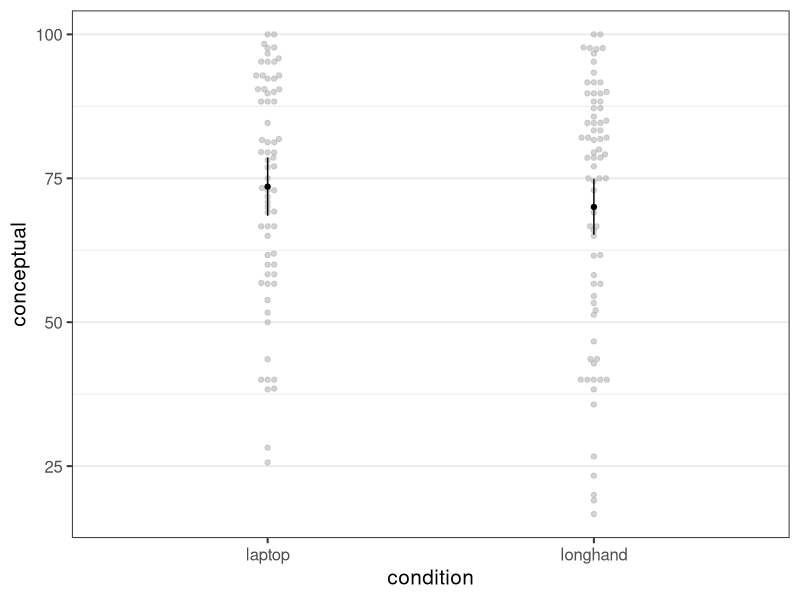
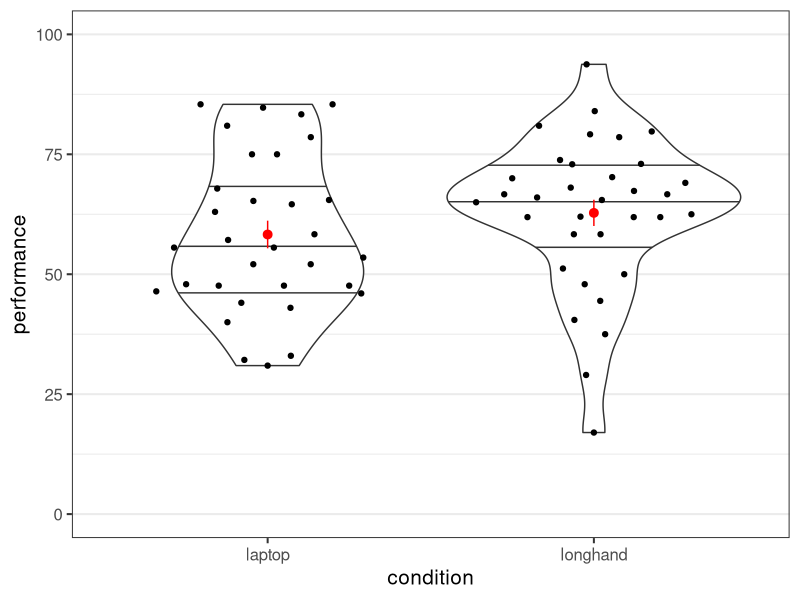

Write R code to recreate these figures, in order.
## ---- chunk 1
library("afex")
library("emmeans")
library("tidyverse")
theme_set(theme_bw(base_size = 15) + 
            theme(legend.position="bottom", 
                  panel.grid.major.x = element_blank()))
## ---- chunk 2
data("laptop_urry")
str(laptop_urry)
## ---- chunk 3
mc_urry <- aov_car(conceptual ~ condition + Error(pid), laptop_urry)
afex_plot(mc_urry, "condition")
## ---- chunk 4
mc_urry
## ---- chunk 5
emmeans(mc_urry, "condition")
## ---- chunk 6
library("afex")
library("emmeans")
library("tidyverse")
theme_set(theme_bw(base_size = 15) + 
            theme(legend.position="bottom", 
                  panel.grid.major.x = element_blank()))
## ---- chunk 7
mo2014 <- read_csv("data/Study 1 abbreviated data.csv")
glimpse(mo2014)
## ---- chunk 8
mo2014 <- mo2014 %>% 
  mutate(
    pid = factor(participant),
    condition = factor(LapLong, 
                      levels = c(0, 1),
                      labels = c("laptop", "longhand")),
    performance = (factualindex/perfectfactindexscore + 
                     conceptualindex/perfectconceptindexscore)/2 * 100
  ) %>% 
  select(pid, condition, performance)
## ---- chunk 9
ggplot(mo2014, aes(x = condition, y = performance)) +
  geom_violin(draw_quantiles = c(0.25, 0.5, 0.75)) +
  ggbeeswarm::geom_quasirandom() +
  stat_summary(colour = "red") +
  coord_cartesian(ylim = c(0, 100))
## ---- chunk 10
res2 <- aov_car(performance ~ condition + Error(pid), mo2014)
